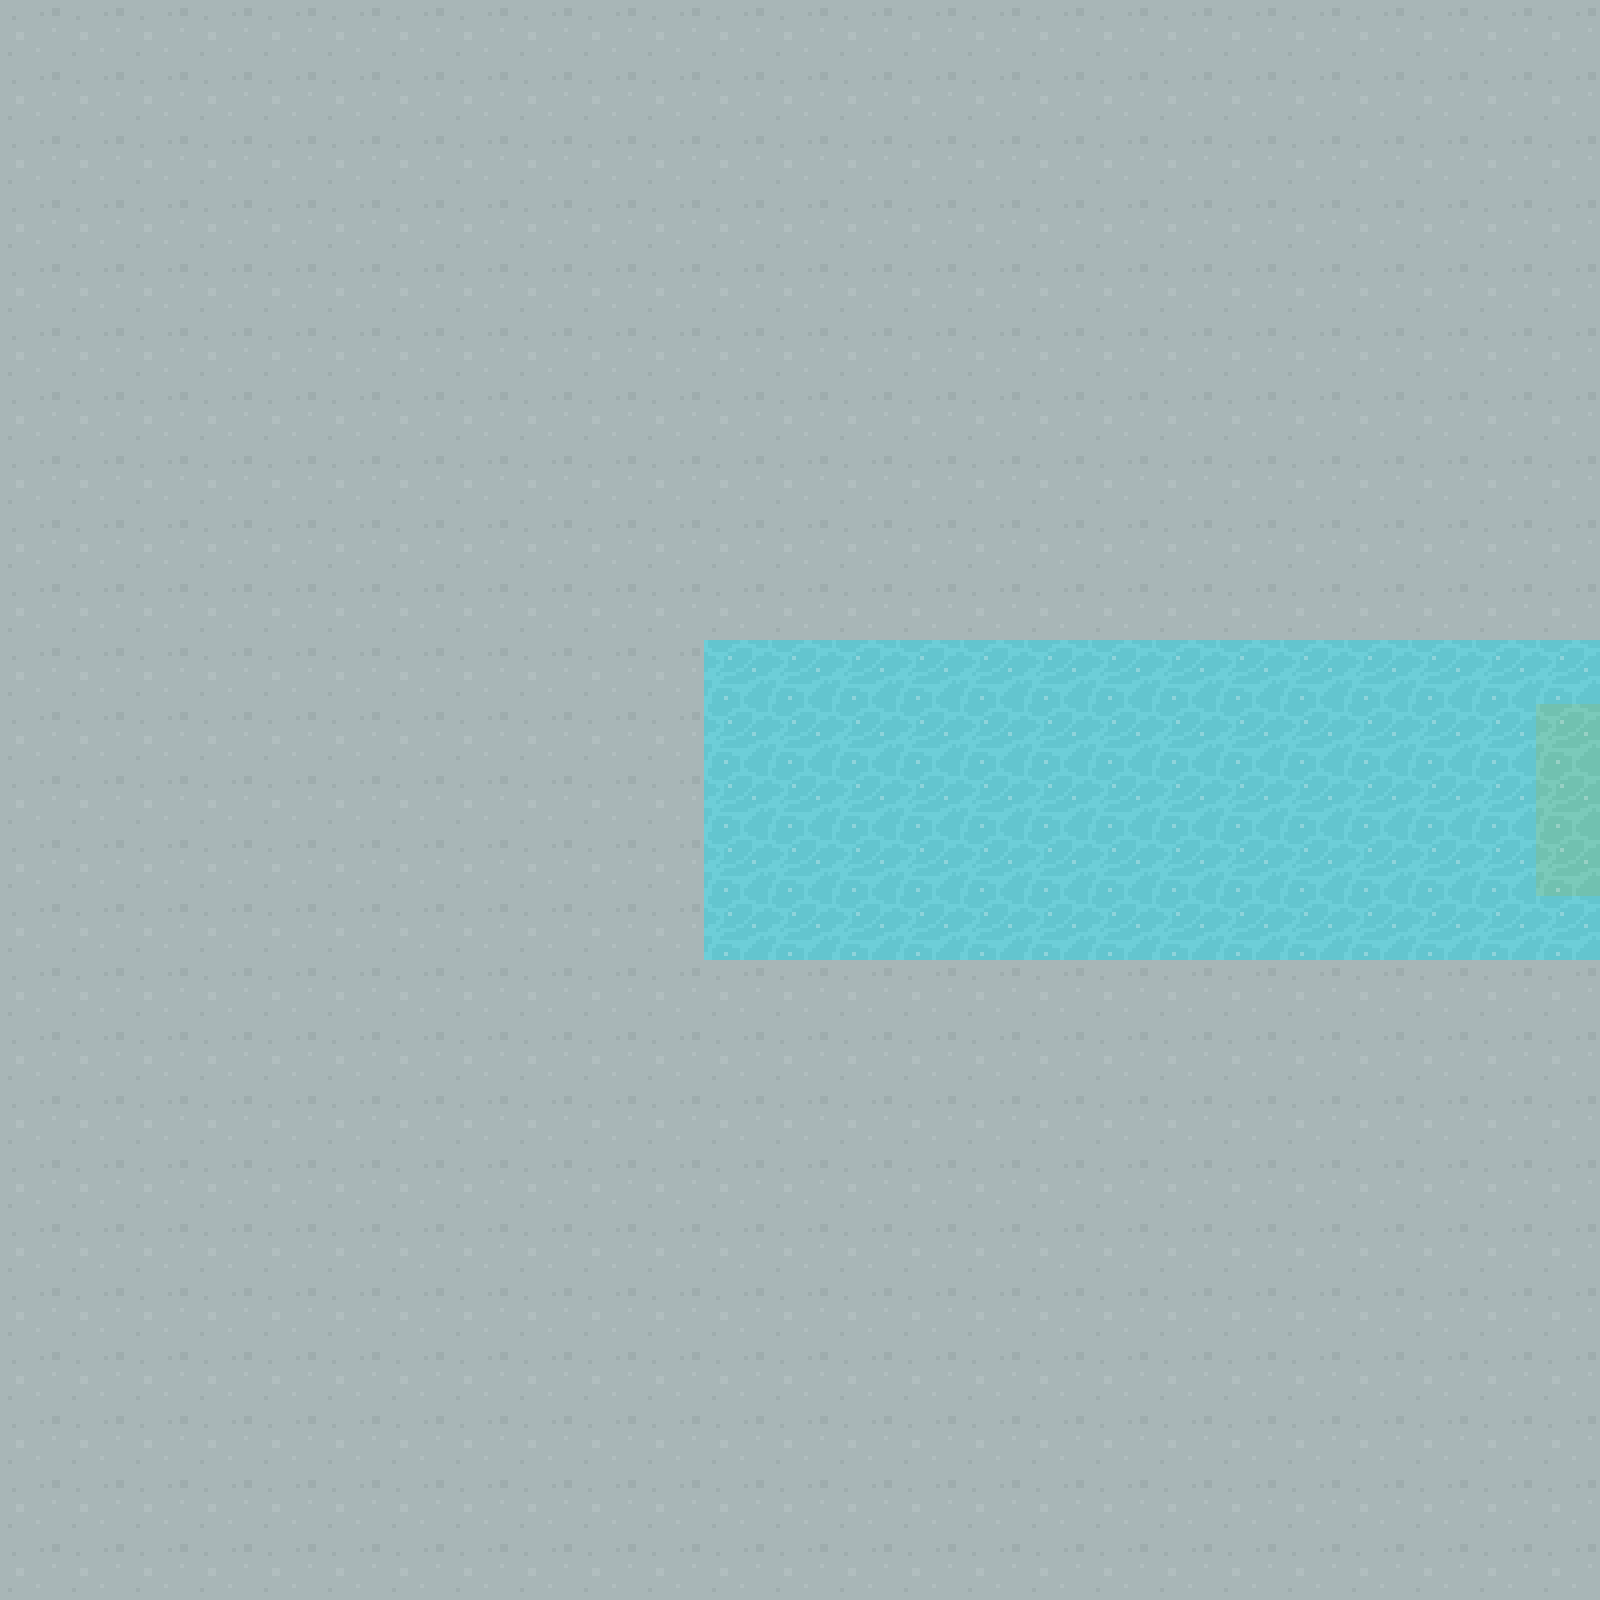

This game map was drawn from its Tiled (.tmx) file and the tilesets committed beside it. A one-line description and the full map source follow:
An orthogonal 25x25 tile map with 64x64 px tiles, 1 tile layer (Tile Layer 1) and 10 objects (EAST).

<map version="1.2" tiledversion="1.3.3" orientation="orthogonal" renderorder="right-down" width="25" height="25" tilewidth="64" tileheight="64" infinite="0" nextlayerid="3" nextobjectid="21">
 <tileset firstgid="1" source="../maps/64TilesheetDungeon.tsx" />
 <layer id="1" name="Tile Layer 1" width="25" height="25">
  <data encoding="csv">
68,68,68,68,68,68,68,68,68,68,68,68,68,68,68,68,68,68,68,68,68,68,68,68,68,
68,68,68,68,68,68,68,68,68,68,68,68,68,68,68,68,68,68,68,68,68,68,68,68,68,
68,68,68,68,68,68,68,68,68,68,68,68,68,68,68,68,68,68,68,68,68,68,68,68,68,
68,68,68,68,68,68,68,68,68,68,68,68,68,68,68,68,68,68,68,68,68,68,68,68,68,
68,68,68,68,68,68,68,68,68,68,68,68,68,68,68,68,68,68,68,68,68,68,68,68,68,
68,68,68,68,68,68,68,68,68,68,68,68,68,68,68,68,68,68,68,68,68,68,68,68,68,
68,68,68,68,68,68,68,68,68,68,68,68,68,68,68,68,68,68,68,68,68,68,68,68,68,
68,68,68,68,68,68,68,68,68,68,68,68,68,68,68,68,68,68,68,68,68,68,68,68,68,
68,68,68,68,68,68,68,68,68,68,68,68,68,68,68,68,68,68,68,68,68,68,68,68,68,
68,68,68,68,68,68,68,68,68,68,68,68,68,68,68,68,68,68,68,68,68,68,68,68,68,
68,68,68,68,68,68,68,68,68,68,68,321,321,321,321,321,321,321,321,321,321,321,321,321,321,
68,68,68,68,68,68,68,68,68,68,68,321,321,321,321,321,321,321,321,321,321,321,321,321,326,
68,68,68,68,68,68,68,68,68,68,68,321,321,321,321,321,321,321,321,321,321,321,321,321,326,
68,68,68,68,68,68,68,68,68,68,68,321,321,321,321,321,321,321,321,321,321,321,321,321,326,
68,68,68,68,68,68,68,68,68,68,68,321,321,321,321,321,321,321,321,321,321,321,321,321,321,
68,68,68,68,68,68,68,68,68,68,68,68,68,68,68,68,68,68,68,68,68,68,68,68,68,
68,68,68,68,68,68,68,68,68,68,68,68,68,68,68,68,68,68,68,68,68,68,68,68,68,
68,68,68,68,68,68,68,68,68,68,68,68,68,68,68,68,68,68,68,68,68,68,68,68,68,
68,68,68,68,68,68,68,68,68,68,68,68,68,68,68,68,68,68,68,68,68,68,68,68,68,
68,68,68,68,68,68,68,68,68,68,68,68,68,68,68,68,68,68,68,68,68,68,68,68,68,
68,68,68,68,68,68,68,68,68,68,68,68,68,68,68,68,68,68,68,68,68,68,68,68,68,
68,68,68,68,68,68,68,68,68,68,68,68,68,68,68,68,68,68,68,68,68,68,68,68,68,
68,68,68,68,68,68,68,68,68,68,68,68,68,68,68,68,68,68,68,68,68,68,68,68,68,
68,68,68,68,68,68,68,68,68,68,68,68,68,68,68,68,68,68,68,68,68,68,68,68,68,
68,68,68,68,68,68,68,68,68,68,68,68,68,68,68,68,68,68,68,68,68,68,68,68,68
</data>
 </layer>
 <objectgroup id="2" name="Object Layer 1">
  <object id="4" x="-127.913" y="453.829" width="1.75223" />
  <object id="10" x="-78.8505" y="131.418" />
  <object id="13" x="-115.647" y="446.82" />
  <object id="14" x="-64" y="0" width="64" height="1600" />
  <object id="15" x="0" y="-64" width="1600" height="64" />
  <object id="16" x="1600" y="0" width="64" height="1600" />
  <object id="17" x="0" y="1600" width="1600" height="64" />
  <object id="18" x="-92.8684" y="1333.45" />
  <object id="19" name="EAST" x="1536" y="704" width="64" height="192" />
  <object id="20" x="-133.17" y="199.755" />
 </objectgroup>
</map>
